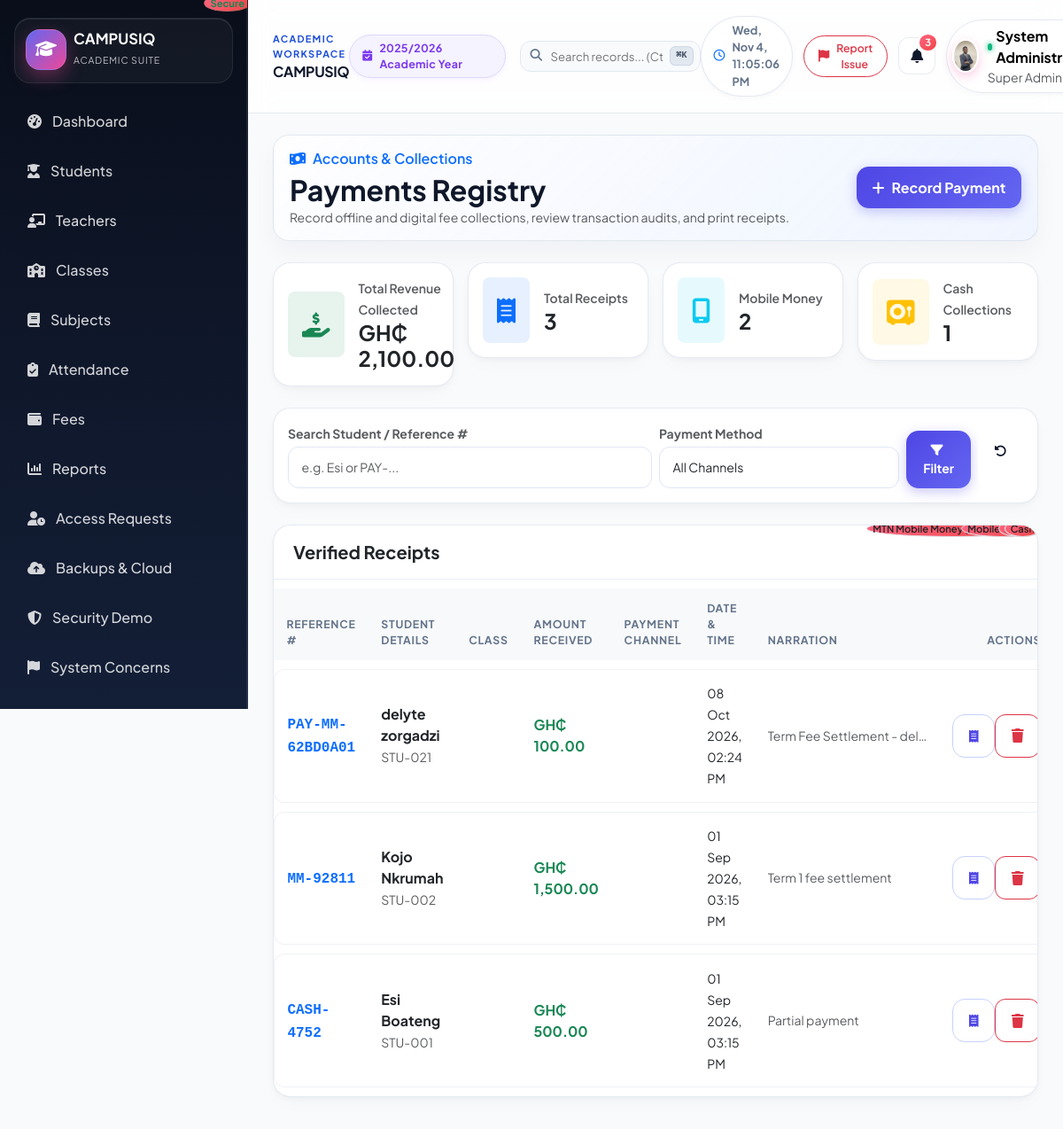
Screenshot of /accountant/payments.php (signed in) with the database file from the repository.
### tables this page shows
CREATE TABLE `school_settings` (
  `id` int(11) NOT NULL AUTO_INCREMENT,
  `school_name` varchar(200) NOT NULL,
  `motto` varchar(255) DEFAULT 'Excellence Through Education',
  `school_logo` varchar(255) DEFAULT NULL,
  `primary_color` varchar(30) DEFAULT '#1d4ed8',
  `address` text DEFAULT NULL,
  `phone` varchar(30) DEFAULT NULL,
  `email` varchar(150) DEFAULT NULL,
  `website` varchar(200) DEFAULT NULL,
  `currency` varchar(10) NOT NULL DEFAULT 'GH???',
  `academic_year_id` int(11) DEFAULT NULL,
  `term_id` int(11) DEFAULT NULL,
  `grading_system` text DEFAULT NULL,
  `paystack_public_key` varchar(255) DEFAULT NULL,
  `paystack_secret_key` varchar(255) DEFAULT NULL,
  `paystack_test_mode` tinyint(1) NOT NULL DEFAULT 1,
  `created_at` timestamp NOT NULL DEFAULT current_timestamp(),
  `updated_at` timestamp NOT NULL DEFAULT current_timestamp() ON UPDATE current_timestamp(),
  PRIMARY KEY (`id`),
  KEY `academic_year_id` (`academic_year_id`),
  KEY `term_id` (`term_id`),
  CONSTRAINT `school_settings_ibfk_1` FOREIGN KEY (`academic_year_id`) REFERENCES `academic_years` (`id`) ON DELETE SET NULL,
  CONSTRAINT `school_settings_ibfk_2` FOREIGN KEY (`term_id`) REFERENCES `terms` (`id`) ON DELETE SET NULL
);

CREATE TABLE `payments` (
  `id` int(11) NOT NULL AUTO_INCREMENT,
  `invoice_id` int(11) DEFAULT NULL,
  `student_id` int(11) NOT NULL,
  `amount` decimal(10,2) NOT NULL,
  `currency` varchar(10) NOT NULL DEFAULT 'GHS',
  `status` varchar(30) NOT NULL DEFAULT 'completed',
  `payment_method` varchar(50) DEFAULT 'Cash',
  `channel` varchar(50) DEFAULT NULL,
  `payment_date` datetime DEFAULT current_timestamp(),
  `reference_number` varchar(100) DEFAULT NULL,
  `paystack_reference` varchar(100) DEFAULT NULL,
  `notes` text DEFAULT NULL,
  `gateway_response` text DEFAULT NULL,
  `created_at` timestamp NOT NULL DEFAULT current_timestamp(),
  PRIMARY KEY (`id`),
  UNIQUE KEY `unique_payment_ref` (`reference_number`),
  KEY `invoice_id` (`invoice_id`),
  KEY `student_id` (`student_id`),
  CONSTRAINT `payments_ibfk_1` FOREIGN KEY (`invoice_id`) REFERENCES `invoices` (`id`) ON DELETE SET NULL,
  CONSTRAINT `payments_ibfk_2` FOREIGN KEY (`student_id`) REFERENCES `students` (`id`) ON DELETE CASCADE
);

CREATE TABLE `users` (
  `id` int(11) NOT NULL AUTO_INCREMENT,
  `name` varchar(150) NOT NULL,
  `email` varchar(150) NOT NULL,
  `password_hash` varchar(255) NOT NULL,
  `totp_secret` text DEFAULT NULL,
  `totp_enabled` tinyint(1) NOT NULL DEFAULT 0,
  `totp_failed_attempts` int(10) unsigned NOT NULL DEFAULT 0,
  `totp_locked_until` datetime DEFAULT NULL,
  `sms_otp` varchar(10) DEFAULT NULL,
  `sms_otp_expires_at` datetime DEFAULT NULL,
  `email_otp` varchar(10) DEFAULT NULL,
  `email_otp_expires_at` datetime DEFAULT NULL,
  `role` enum('super_admin','school_admin','teacher','student','parent','accountant') NOT NULL,
  `status` enum('active','inactive','pending') NOT NULL DEFAULT 'active',
  `phone` varchar(30) DEFAULT NULL,
  `photo` varchar(255) DEFAULT NULL,
  `created_at` timestamp NOT NULL DEFAULT current_timestamp(),
  `updated_at` timestamp NOT NULL DEFAULT current_timestamp() ON UPDATE current_timestamp(),
  PRIMARY KEY (`id`),
  UNIQUE KEY `email` (`email`),
  KEY `idx_users_email` (`email`),
  KEY `idx_users_role` (`role`)
);

CREATE TABLE `students` (
  `id` int(11) NOT NULL AUTO_INCREMENT,
  `user_id` int(11) NOT NULL,
  `student_id` varchar(50) NOT NULL,
  `dob` date DEFAULT NULL,
  `gender` enum('Male','Female','Other') DEFAULT NULL,
  `address` text DEFAULT NULL,
  `admission_date` date DEFAULT NULL,
  `class_id` int(11) DEFAULT NULL,
  `parent_id` int(11) DEFAULT NULL,
  `status` enum('active','inactive','graduated') NOT NULL DEFAULT 'active',
  `created_at` timestamp NOT NULL DEFAULT current_timestamp(),
  `updated_at` timestamp NOT NULL DEFAULT current_timestamp() ON UPDATE current_timestamp(),
  PRIMARY KEY (`id`),
  UNIQUE KEY `student_id` (`student_id`),
  KEY `user_id` (`user_id`),
  KEY `idx_students_student_id` (`student_id`),
  KEY `idx_students_class` (`class_id`),
  KEY `idx_students_parent` (`parent_id`),
  CONSTRAINT `students_ibfk_1` FOREIGN KEY (`user_id`) REFERENCES `users` (`id`) ON DELETE CASCADE,
  CONSTRAINT `students_ibfk_2` FOREIGN KEY (`class_id`) REFERENCES `classes` (`id`) ON DELETE SET NULL,
  CONSTRAINT `students_ibfk_3` FOREIGN KEY (`parent_id`) REFERENCES `users` (`id`) ON DELETE SET NULL
);

### accountant/payments.php (the view, shortened to what the rows shown need)
<?php
require_once __DIR__ . '/../config/app.php';
require_once __DIR__ . '/../includes/auth.php';
$db = getDb();
$settings = getSchoolSettings();
$currency = $settings['currency'] ?? 'GH₵';
$sql = "
    SELECT p.*, s.student_id as student_code, u.name as student_name, c.name as class_name
    FROM payments p
    JOIN students s ON s.id = p.student_id
    JOIN users u ON u.id = s.user_id
    LEFT JOIN classes c ON c.id = s.class_id
    WHERE 1=1
";
$params = [];
$sql .= " ORDER BY p.payment_date DESC";
$stmt = $db->prepare($sql);
$stmt->execute($params);
$payments = $stmt->fetchAll();
$totalCollected = array_sum(array_column($payments, 'amount'));
require_once __DIR__ . '/../includes/header.php';
?>
<div class="page-header d-flex flex-wrap justify-content-between align-items-center gap-3">
    <div>
        <h2 class="fw-bold mb-0">Payments Registry</h2>
    </div>
</div>
<div class="row g-3 mb-4">
    <div class="col-sm-6 col-xl-3">
        <div class="card p-3 border-0 shadow-sm d-flex flex-row align-items-center gap-3">
            <div>
                <span class="text-muted small fw-semibold">Total Revenue Collected</span>
                <h4 class="fw-bold mb-0 text-dark"><?php echo $currency; ?> <?php echo number_format($totalCollected, 2); ?></h4>
            </div>
        </div>
    </div>
</div>
<div class="card p-0 border-0 shadow-sm overflow-hidden">
    <div class="table-responsive">
        <table class="table table-hover align-middle mb-0">
            <thead class="table-light">
                <tr>
                    <th>Reference #</th>
                    <th>Student Details</th>
                    <th>Class</th>
                    <th>Amount Received</th>
                    <th>Payment Channel</th>
                    <th>Date & Time</th>
                    <th>Narration</th>
                    <th class="text-end">Actions</th>
                </tr>
            </thead>
            <tbody>
                <?php if (empty($payments)): ?>
                    <tr>
                        <td colspan="8" class="text-center py-5 text-muted">
                            <i class="fa-solid fa-receipt fs-1 text-secondary opacity-50 mb-3 d-block"></i>
                            No payments recorded yet. Click <strong>"Record Payment"</strong> to register fee settlements.
                        </td>
                    </tr>
                <?php else: ?>
                    <?php foreach ($payments as $p): ?>
                        <tr>
                            <td>
                                <strong class="text-primary font-monospace"><?php echo e($p['reference_number'] ?: 'TXN-'.$p['id']); ?></strong>
                            </td>
                            <td>
                                <div class="fw-bold text-dark"><?php echo e($p['student_name']); ?></div>
                                <small class="text-muted"><?php echo e($p['student_code']); ?></small>
                            </td>
                            <td>
                            </td>
                            <td>
                                <strong class="text-success fs-6"><?php echo $currency; ?> <?php echo number_format((float)$p['amount'], 2); ?></strong>
                            </td>
                            <td>
                                <span class="badge bg-light text-dark border fw-semibold">
                                    <?php echo e($p['payment_method']); ?>
                                </span>
                            </td>
                            <td>
                                <small class="text-dark"><?php echo date('d M Y, h:i A', strtotime($p['payment_date'])); ?></small>
                            </td>
                            <td>
                                <small class="text-muted text-truncate d-block" style="max-width: 180px;" title="<?php echo e($p['notes']); ?>">
                                    <?php echo e($p['notes'] ?: 'Fee settlement'); ?>
                                </small>
                            </td>
                            <td class="text-end">
                                <div class="btn-group btn-group-sm">
                                    <button type="button" class="btn btn-outline-primary" data-bs-toggle="modal" data-bs-target="#receiptModal_<?php echo $p['id']; ?>" title="Print Official Receipt">
                                        <i class="fa-solid fa-receipt"></i>
                                    </button>
                                    <form method="POST" class="d-inline" onsubmit="return confirm('Delete this payment transaction?');">
                                        <button type="submit" class="btn btn-outline-danger" title="Delete">
                                            <i class="fa-solid fa-trash"></i>
                                        </button>
                                    </form>
                                </div>
                            </td>
                        </tr>
                    <?php endforeach; ?>
                <?php endif; ?>
            </tbody>
        </table>
    </div>
</div>
<?php require_once __DIR__ . '/../includes/footer.php'; ?>

### includes/header.php (shortened to what the rows shown need)
<?php
require_once __DIR__ . '/../config/app.php';
require_once __DIR__ . '/../includes/auth.php';
$baseUrl = baseUrl();
$settings = getSchoolSettings();
$user = currentUser();
$role = $user['role'] ?? 'guest';
function navItems(string $role, string $baseUrl): array
{
    return $items[$role] ?? $items['student'];
}
?><!DOCTYPE html>
<html lang="en">
<head>
    <link href="https://cdn.jsdelivr.net/npm/bootstrap@5.3.3/dist/css/bootstrap.min.css" rel="stylesheet">
    <link rel="stylesheet" href="https://cdnjs.cloudflare.com/ajax/libs/font-awesome/6.5.2/css/all.min.css">
    <link rel="stylesheet" href="<?php echo $baseUrl ? $baseUrl : ''; ?>/assets/css/style.css?v=<?php echo filemtime(__DIR__ . '/../assets/css/style.css'); ?>">
</head>
<body>
<?php if (isLoggedIn()):
    $currentUri = $_SERVER['REQUEST_URI'] ?? '';
?>
<div class="app-shell">
    <aside class="sidebar offcanvas-lg offcanvas-start" id="sidebarNav" tabindex="-1" aria-labelledby="sidebarNavLabel">
        <div class="brand-box d-flex align-items-center justify-content-between">
            <div class="d-flex align-items-center gap-2 min-w-0">
                <div class="brand-mark flex-shrink-0"><i class="fa-solid fa-graduation-cap"></i></div>
                <div class="brand-copy min-w-0">
                    <div class="brand-name text-truncate" id="sidebarNavLabel"><?php echo e($settings['school_name']); ?></div>
                    <small class="brand-tag">Academic Suite</small>
                </div>
            </div>
        </div>
        <nav class="nav-menu">
            <?php foreach (navItems($role, $baseUrl) as $item):
                $isActive = (parse_url($item['url'], PHP_URL_PATH) === parse_url($currentUri, PHP_URL_PATH));
            ?>
                <a href="<?php echo $item['url']; ?>" class="nav-item <?php echo $isActive ? 'active' : ''; ?>">
                    <i class="fa-solid <?php echo $item['icon']; ?>"></i>
                    <span><?php echo e($item['label']); ?></span>
                </a>
            <?php endforeach; ?>
        </nav>
        <div class="sidebar-footer">
            <div class="mb-2 px-2 d-flex align-items-center justify-content-between">
                <span class="badge bg-success bg-opacity-25 text-success border border-success border-opacity-25">Secure</span>
            </div>
        </div>
    </aside>
    <div class="main-panel">
        <nav class="topbar">
            <div class="d-flex align-items-center gap-2 min-w-0">
                <div class="min-w-0">
                    <div class="workspace-kicker d-none d-sm-block">Academic Workspace</div>
                    <h4 class="page-title mb-0 text-truncate fs-6 fw-bold"><?php echo e($settings['school_name']); ?></h4>
                </div>
            </div>
            <div class="d-none d-lg-flex align-items-center gap-3">
                <span class="session-badge">
                    <i class="fa-solid fa-calendar-check me-2"></i>2025/2026 Academic Year
                </span>
                <div class="search-box">
                    <input type="text" id="globalSearch" placeholder="Search records... (Ctrl + K)">
                    <span class="search-kbd">⌘K</span>
                </div>
            </div>
            <div class="topbar-actions">
                <div class="live-clock d-none d-md-inline-flex">
                    <i class="fa-regular fa-clock text-primary"></i>
                    <span id="headerLiveClock"></span>
                </div>
                <button class="btn btn-sm btn-outline-danger d-inline-flex align-items-center gap-2 rounded-pill px-3 py-1 shadow-xs bg-white border-opacity-75" type="button" data-bs-toggle="modal" data-bs-target="#reportSystemConcernModal" title="Report System Concern / Suggestion">
                    <i class="fa-solid fa-flag text-danger"></i>
                    <span class="d-none d-md-inline small fw-semibold text-danger">Report Issue</span>
                </button>
                <div class="dropdown">
                    <button class="icon-button" type="button" data-bs-toggle="dropdown" aria-expanded="false" title="Notifications">
                        <i class="fa-solid fa-bell"></i>
                        <span class="badge">3</span>
                    </button>
                </div>
                <div class="dropdown">
                    <button class="profile-pill border-0 text-start bg-white" type="button" data-bs-toggle="dropdown" aria-expanded="false" title="Account Menu">
                        <?php
                            $hdrPhoto = $user['photo'] ?? null;
                            $hasHdrPhoto = !empty($hdrPhoto) && file_exists(__DIR__ . '/../' . ltrim($hdrPhoto, '/\\'));
                        ?>
                        <?php if ($hasHdrPhoto): ?>
                            <img src="<?php echo $baseUrl . '/' . ltrim($hdrPhoto, '/\\'); ?>" alt="Avatar" class="avatar-sm rounded-circle object-fit-cover shadow-sm">
                        <?php else: ?>
                            <div class="avatar-sm">
                                <?php echo strtoupper(substr($user['name'] ?? 'U', 0, 1)); ?>
                            </div>
                        <?php endif; ?>
                        <div class="d-none d-sm-block">
                            <div class="d-flex align-items-center">
                                <span class="online-dot"></span>
                                <strong><?php echo e($user['name'] ?? 'User'); ?></strong>
                            </div>
                            <small class="text-muted"><?php echo e(userRoleLabel($role)); ?></small>
                        </div>
                    </button>
                </div>
            </div>
        </nav>
        <main class="content-area">
<?php else: ?>
<div class="auth-page">
<?php endif; ?>

### rows the page displays
school_settings: school_name "CAMPUSIQ", currency "GH₵"
payments: reference_number "PAY-MM-62BD0A01", users.name "delyte zorgadzi", student.student_id "STU-021", amount "100.00", payment_method "MTN Mobile Money (0557560806)", payment_date "08 Oct 2026, 02:24 PM", notes "Term Fee Settlement - del…"
payments: reference_number "MM-92811", users.name "Kojo Nkrumah", student.student_id "STU-002", amount "1,500.00", payment_method "Mobile Money", payment_date "01 Sep 2026, 03:15 PM", notes "Term 1 fee settlement"
payments: reference_number "CASH-4752", users.name "Esi Boateng", student.student_id "STU-001", amount "500.00", payment_method "Cash", payment_date "01 Sep 2026, 03:15 PM", notes "Partial payment"

### other values shown
$item['label'] "Dashboard"
$item['label'] "Students"
$item['label'] "Teachers"
$item['label'] "Classes"
$item['label'] "Subjects"
$item['label'] "Attendance"
$item['label'] "Fees"
$item['label'] "Reports"
$item['label'] "Access Requests"
$item['label'] "Backups & Cloud"
$item['label'] "Security Demo"
$item['label'] "System Concerns"
$user['name'] "System…"
userRoleLabel($role) "Super Admin"
$totalCollected "2,100.00"
